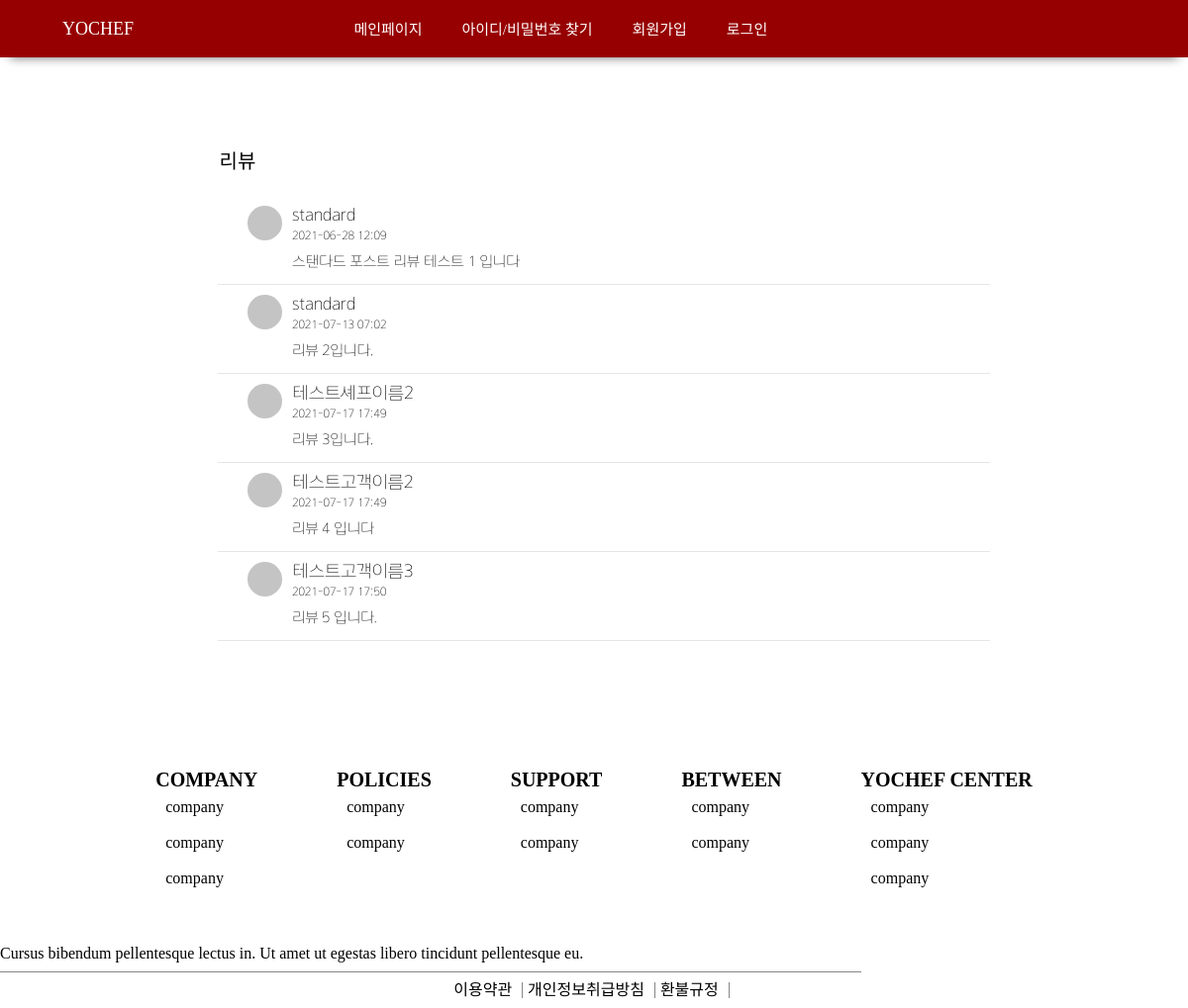
The page /reviewDetail/1 on the database its author committed.
### customer/models.py (models this page shows, shortened)
class Review(models.Model):
	post = models.ForeignKey('chef.Post', on_delete=models.CASCADE)
	customer = models.ForeignKey(Customer, null=True, on_delete=models.SET_NULL)
	book = models.ForeignKey(Book, on_delete=models.CASCADE)
	pubdate = DateTimeField(auto_now=True)
	description = models.TextField(max_length=5000)

class Customer(models.Model):
	user = models.OneToOneField(User, on_delete=models.CASCADE)
	name = models.CharField(max_length=50)
	email = models.EmailField(null=True)
	phoneNum = models.CharField(max_length=11)
	point = models.IntegerField(default=0)
	isChef = models.BooleanField(default=False)
	registerDate = models.DateTimeField(auto_now_add=True)
	currentVer = models.IntegerField(default=0)

### public/views.py (the view)
# urls.py: path('reviewDetail/<int:post_id>', reviewDetail, name="reviewDetail"),
def reviewDetail(request, post_id):
    reviews = Review.objects.filter(post_id=post_id)
    return render(request, 'reviewDetail.html', {'reviews': reviews})

### public/templates/reviewDetail.html
{% extends 'base.html' %}
{% load static %}
{% block style %}
    <link rel="stylesheet" href="{% static 'css/detail.css' %}">
{% endblock %}
{% block content %}
    <main>
        <div class="mainContainer__review reviewDetail">
            <span>리뷰</span>
            <div class="mainBox__review reviewDetail">
                {% for review in reviews %}
                <div class="mainBox__review__detail" id="review{{review.id}}">
                    <img src="{{review.customer.profileImg}}" onerror="this.src=`{% static 'img/default.png' %}`">
                    <div class="userInfo__text">
                        <span>{{review.customer.name}}</span>
                        <span>{{review.pubdate|date:'Y-m-d H:i'}}</span>
                        <span>{{review.description}}</span>
                    </div>
                </div>
                {% endfor %}
            </div>
        </div>
    </main>
{% endblock %}

### yochef/static/css/base.css (style rules this page uses)
html, body, div, span, applet, object, iframe, h1, h2, h3, h4, h5, h6, p, blockquote, pre, a, abbr, acronym, address, big, cite, code, del, dfn, em, img, ins, kbd, q, s, samp, small, strike, strong, sub, sup, tt, var, b, u, i, center, dl, dt, dd, ol, ul, li, fieldset, form, label, legend, table, caption, tbody, tfoot, thead, tr, th, td, article, aside, canvas, details, embed, figure, figcaption, footer, header, hgroup, menu, nav, output, ruby, section, summary, time, mark, audio, video { margin: 0; padding: 0; border: 0; font-size: 100%; font: inherit; vertical-align: baseline; }
body { line-height: 1; }
main { margin: 90px 300px; }
@media screen and (min-width: 1100px) and (max-width: 1440px) { main { margin: 90px 200px; } }
img { border: 0; }
:root { --main-color: #BD0000; }
* { font-family: 'Arita-dotum-Thin'; }
html { height: 100%; }
body { margin: 0; padding: 0; height: 100%; display: flex; flex-direction: column; }

### public/static/css/detail.css (style rules this page uses)
.mainContainer__chefInfo > span, .mainContainer__courseInfo > span, .mainContainer__review > span { font-size: 20px; display: inline-block; width: 80px; line-height: 30px; border-bottom: 1px solid #e6e6e6; text-align: center; }
.mainContainer__review.reviewDetail > span { border : none; font-family: 'Arita-dotum-Bold'; }
.mainBox__review { margin: 30px 0 0 80px; }
.mainBox__review.reviewDetail { margin: 30px 0 0 20px; }
.mainBox__review__detail { margin: 10px 0; border-bottom: 1px solid #e6e6e6; display: flex; }
.mainBox__review__detail > img { border-radius: 35px; width: 35px; height: 35px; margin: 0 10px 0 30px; }
.mainBox__review__detail > div > span { display: inline-block; width: calc(100% - 75px); margin-bottom: 3px; }
.mainBox__review__detail > div > :nth-child(1) { font-size: 18px; }
.mainBox__review__detail > div > :nth-child(2) { font-size: 12px; }
.mainBox__review__detail > div > :nth-child(3) { font-size: 15px; margin: 10px 0 15px 0; }

### rows shown on the page
Review: customer.name "standard", pubdate "2021-06-28 12:09", description "스탠다드 포스트 리뷰 테스트 1 입니다"
Review: customer.name "standard", pubdate "2021-07-13 07:02", description "리뷰 2입니다."
Review: customer.name "테스트셰프이름2", pubdate "2021-07-17 17:49", description "리뷰 3입니다."
Review: customer.name "테스트고객이름2", pubdate "2021-07-17 17:49", description "리뷰 4 입니다"
Review: customer.name "테스트고객이름3", pubdate "2021-07-17 17:50", description "리뷰 5 입니다."
